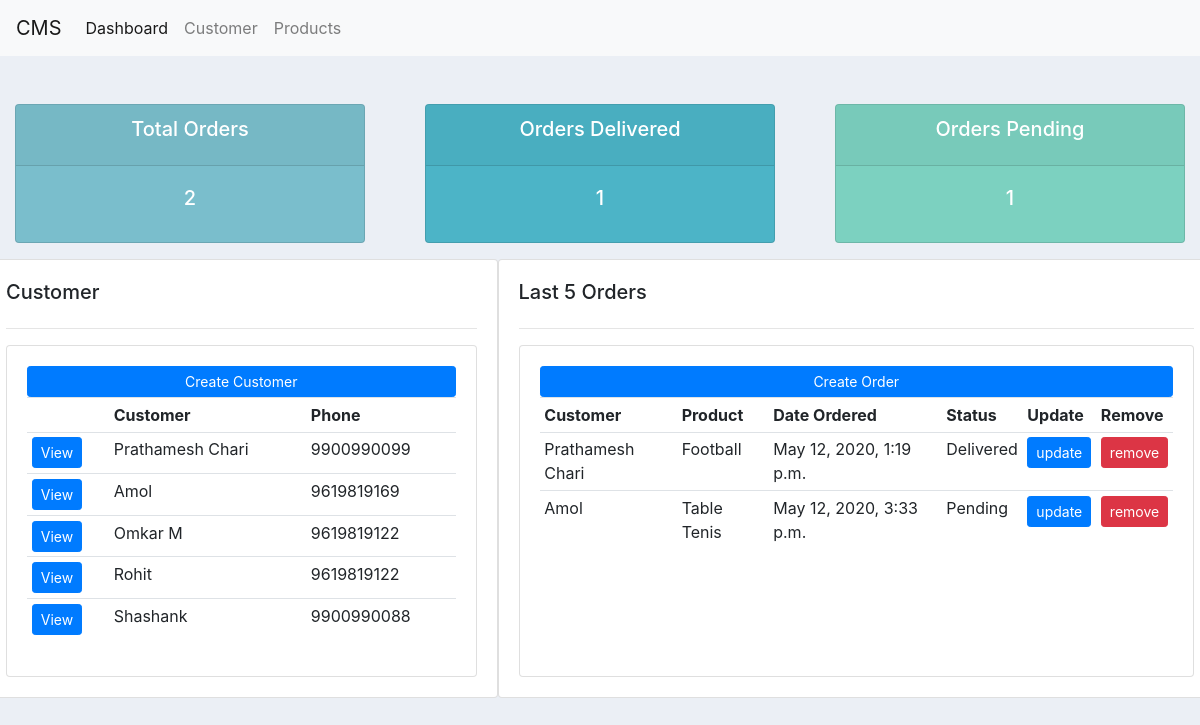
Before: / with the older database file.
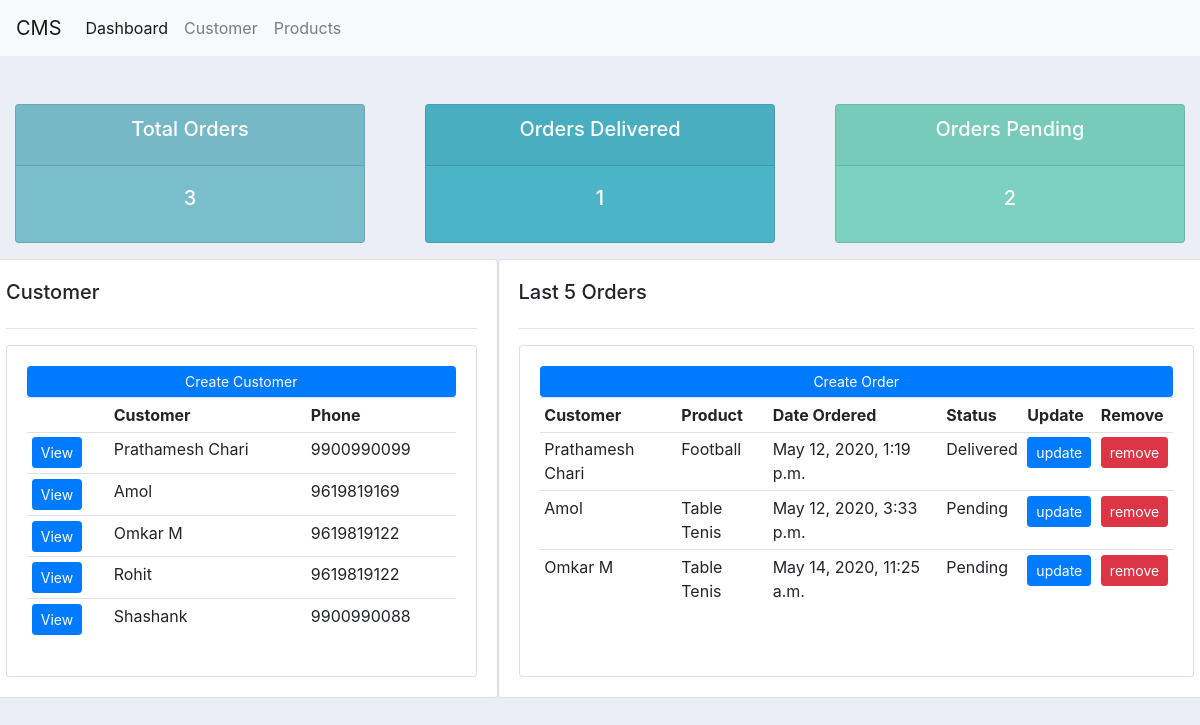
After: the same page with the newer database file.
### section/models.py (models this page shows)
class Customer(models.Model):
	name = models.CharField(max_length=200, null=True)
	phone = models.CharField(max_length=200, null=True)
	email = models.CharField(max_length=200, null=True)
	date_created = models.DateTimeField(auto_now_add=True, null=True)
	def __str__(self):
		return self.name

class Order(models.Model):
	STATUS = (
			('Pending', 'Pending'),
			('Out for delivery', 'Out for delivery'),
			('Delivered', 'Delivered'),
			)
	customer =  models.ForeignKey(Customer,null=True,on_delete=models.SET_NULL)
	product = models.ForeignKey(Product,null=True,on_delete=models.SET_NULL)
	date_created = models.DateTimeField(auto_now_add=True, null=True)
	status = models.CharField(max_length=200, null=True, choices=STATUS)

class Product(models.Model):
	CATEGORY = (
			('Indoor', 'Indoor'),
			('Out Door', 'Out Door'),
			)
	name = models.CharField(max_length=200, null=True)
	price = models.FloatField(null=True)
	category = models.CharField(max_length=200, null=True, choices=CATEGORY)
	description = models.CharField(max_length=200, null=True,blank=True)
	date_created = models.DateTimeField(auto_now_add=True, null=True)
	tags = models.ManyToManyField(Tag)
	def __str__(self):
		return self.name

### section/views.py (the view)
# urls.py: path('', views.index, name="home"),
def index(request):
    customers = Customer.objects.all()
    orders = Order.objects.all()
    total_customers = customers.count()
    total_orders = orders.count()
    delivered = orders.filter(status='Delivered').count()
    pending = orders.filter(status='Pending').count()
    context = {'customers':customers, 'orders':orders, 'total_customers':total_customers,
    'total_orders':total_orders,'delivered':delivered,'pending':pending}
    return render(request,'section/dashboard.html',context)

### section/templates/section/dashboard.html (shortened to what this page needs)
{% extends 'section/main.html' %}
{% block content %}
{% include 'section/nav.html' %}
<br>
{% include 'section/status.html' %}
    <div class="row">
        <div class="col-md-5 card card-body">
        <h5>Customer</h5>
        <hr>
        <div class="card card-body">
                    <a class="btn btn-primary btn-sm btn-block" href="">Create Customer</a>
                    <table class="table table-sm">
                        <tr>
                            <th></th>
                            <th>Customer</th>
                            <th>Phone</th>
                        </tr>
                        {% for customer in customers %}
                            <tr>
                                <td><a class="btn btn-primary btn-sm" href="{% url 'customer' customer.id  %}">View</a></td>
                                <td>{{customer.name}}</td>
                                <td>{{customer.phone}}</td>
                            </tr>
                        {% endfor %}
                    </table>
        </div>
        </div>
        <div class="col-md-7 card card-body">
        <h5>Last 5 Orders</h5>
        <hr>
        <div class="card card-body">
                    <a class="btn btn-primary btn-sm btn-block" href="{% url 'createOrder' %}">Create Order</a>
                    <table class="table table-sm">
                        <tr>
                            <th>Customer</th>
                            <th>Product</th>
                            <th>Date Ordered</th>
                            <th>Status</th>
                            <th>Update</th>
                            <th>Remove</th>
                        </tr>
                        {% for order in orders %}
                            <tr>
                                <td>{{order.customer}}</td>
                                <td>{{order.product}}</td>
                                <td>{{order.date_created}}</td>
                                <td>{{order.status}}</td>
                                <td><a class="btn btn-primary btn-sm btn-block" href="">update</a></td>
                                <td><a class="btn btn-danger btn-sm btn-block" href="">remove</a></td>
                            </tr>
                        {% endfor %}
                    </table>
        </div>
        </div>
    </div>
{% endblock content %}

### section/templates/section/main.html (shortened to what this page needs)
{% load static %}
<!doctype html>
<html lang="en">
  <head>
    <link rel="stylesheet" href="https://stackpath.bootstrapcdn.com/bootstrap/4.4.1/css/bootstrap.min.css">
    <link rel="stylesheet" type="text/css" href="{% static 'css/main.css' %}">
  </head>
  <body>
    {% block content %}
    {% endblock content %}
  </body>
</html>

### section/templates/section/nav.html (shortened to what this page needs)
{% extends 'section/main.html' %}
{% block content %}
<nav class="navbar navbar-expand-lg navbar-light bg-light">
  <a class="navbar-brand" href="#">CMS</a>
  <div class="collapse navbar-collapse" id="navbarNavDropdown">
    <ul class="navbar-nav">
      <li class="nav-item active">
        <a class="nav-link" href="#">Dashboard <span class="sr-only">(current)</span></a>
      </li>
      <li class="nav-item">
        <a class="nav-link" href="#">Customer</a>
      </li>
      <li class="nav-item">
        <a class="nav-link" href="#">Products</a>
      </li>
    </ul>
  </div>
</nav>
{% endblock content %}

### section/templates/section/status.html
<br>
<div class="row">
    <div class="col">
        <div class="col-md">
            <div class="card text-center text-white mb-3" id="total-orders">
            <div class="card-header">
                <h5 class="card-title">Total Orders</h5>
            </div>
            <div class="card-body">
                <h5 class="card-title">{{total_orders}}</h5>
            </div>
            </div>
        </div>
    </div>
    <div class="col">
        <div class="col-md">
            <div class="card text-center text-white mb-3" id="orders-delivered">
            <div class="card-header">
                <h5 class="card-title">Orders Delivered</h5>
            </div>
            <div class="card-body">
                <h5 class="card-title">{{delivered}}</h5>
            </div>
            </div>
        </div>
    </div>
    <div class="col">
        <div class="col-md">
            <div class="card text-center text-white mb-3" id="orders-pending">
            <div class="card-header">
                <h5 class="card-title">Orders Pending</h5>
            </div>
            <div class="card-body">
                <h5 class="card-title">{{pending}}</h5>
            </div>
            </div>
        </div>
    </div>
</div>

### static/css/main.css (style rules this page uses)
body { background-color: #ebeff5; }
#orders-delivered { background-color: #4cb4c7; }
#total-orders { background-color: #7abecc; }
#orders-pending { background-color: #7CD1C0; }

Changed rows visible on the page:
added Order: customer "Omkar M", product "Table Tenis", date_created "May 14, 2020, 11:25 a.m.", status "Pending"
Other visible differences:
{{ total_orders }}: "2" → "3"
{{ pending }}: "1" → "2"
